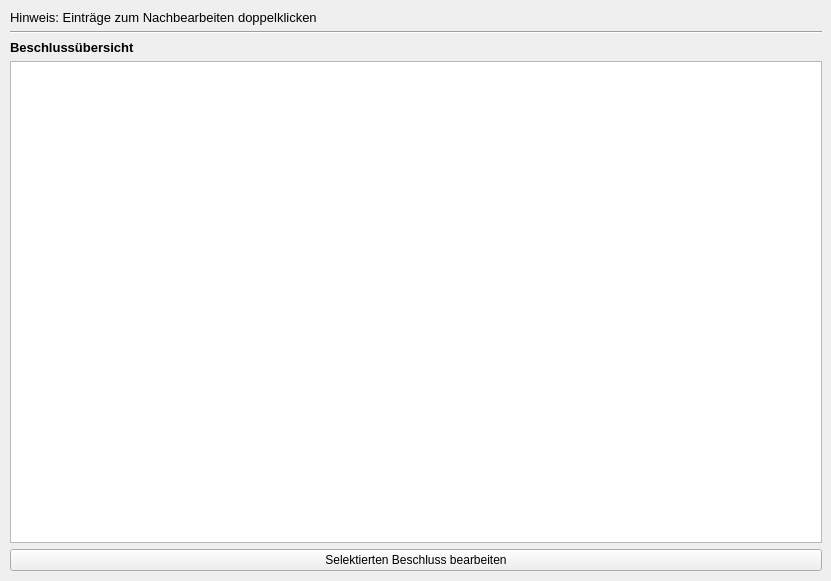
<?xml version="1.0" encoding="UTF-8"?>
<ui version="4.0">
 <class>DecissionLibraryTab</class>
 <widget class="QWidget" name="DecissionLibraryTab">
  <property name="geometry">
   <rect>
    <x>0</x>
    <y>0</y>
    <width>831</width>
    <height>581</height>
   </rect>
  </property>
  <property name="windowTitle">
   <string>Form</string>
  </property>
  <widget class="QWidget" name="gridLayoutWidget_2">
   <property name="geometry">
    <rect>
     <x>10</x>
     <y>10</y>
     <width>812</width>
     <height>561</height>
    </rect>
   </property>
   <layout class="QGridLayout" name="gridLayout_2">
    <item row="0" column="0" colspan="2">
     <widget class="QLabel" name="label_3">
      <property name="sizePolicy">
       <sizepolicy hsizetype="Preferred" vsizetype="Fixed">
        <horstretch>0</horstretch>
        <verstretch>0</verstretch>
       </sizepolicy>
      </property>
      <property name="font">
       <font>
        <pointsize>10</pointsize>
       </font>
      </property>
      <property name="text">
       <string>Hinweis: Einträge zum Nachbearbeiten doppelklicken</string>
      </property>
     </widget>
    </item>
    <item row="5" column="0" colspan="2">
     <widget class="QPushButton" name="editEntry">
      <property name="sizePolicy">
       <sizepolicy hsizetype="MinimumExpanding" vsizetype="Fixed">
        <horstretch>0</horstretch>
        <verstretch>0</verstretch>
       </sizepolicy>
      </property>
      <property name="text">
       <string>Selektierten Beschluss bearbeiten</string>
      </property>
     </widget>
    </item>
    <item row="3" column="0" rowspan="2" colspan="2">
     <widget class="QTableView" name="tableAgenda">
      <property name="sizePolicy">
       <sizepolicy hsizetype="Expanding" vsizetype="Expanding">
        <horstretch>0</horstretch>
        <verstretch>0</verstretch>
       </sizepolicy>
      </property>
      <property name="minimumSize">
       <size>
        <width>0</width>
        <height>250</height>
       </size>
      </property>
      <property name="font">
       <font>
        <pointsize>10</pointsize>
       </font>
      </property>
      <property name="contextMenuPolicy">
       <enum>Qt::CustomContextMenu</enum>
      </property>
      <property name="verticalScrollBarPolicy">
       <enum>Qt::ScrollBarAsNeeded</enum>
      </property>
      <property name="horizontalScrollBarPolicy">
       <enum>Qt::ScrollBarAlwaysOff</enum>
      </property>
      <property name="sizeAdjustPolicy">
       <enum>QAbstractScrollArea::AdjustToContents</enum>
      </property>
      <property name="dragEnabled">
       <bool>true</bool>
      </property>
      <property name="alternatingRowColors">
       <bool>true</bool>
      </property>
      <property name="selectionMode">
       <enum>QAbstractItemView::SingleSelection</enum>
      </property>
      <property name="selectionBehavior">
       <enum>QAbstractItemView::SelectRows</enum>
      </property>
      <attribute name="horizontalHeaderCascadingSectionResizes">
       <bool>true</bool>
      </attribute>
      <attribute name="horizontalHeaderStretchLastSection">
       <bool>true</bool>
      </attribute>
      <attribute name="verticalHeaderVisible">
       <bool>false</bool>
      </attribute>
     </widget>
    </item>
    <item row="2" column="0" colspan="2">
     <widget class="QLabel" name="label_6">
      <property name="sizePolicy">
       <sizepolicy hsizetype="Preferred" vsizetype="Fixed">
        <horstretch>0</horstretch>
        <verstretch>0</verstretch>
       </sizepolicy>
      </property>
      <property name="font">
       <font>
        <pointsize>10</pointsize>
        <weight>75</weight>
        <bold>true</bold>
       </font>
      </property>
      <property name="text">
       <string>Beschlussübersicht</string>
      </property>
      <property name="alignment">
       <set>Qt::AlignLeading|Qt::AlignLeft|Qt::AlignVCenter</set>
      </property>
     </widget>
    </item>
    <item row="1" column="0" colspan="2">
     <widget class="Line" name="line">
      <property name="orientation">
       <enum>Qt::Horizontal</enum>
      </property>
     </widget>
    </item>
   </layout>
  </widget>
 </widget>
 <resources/>
 <connections/>
</ui>
